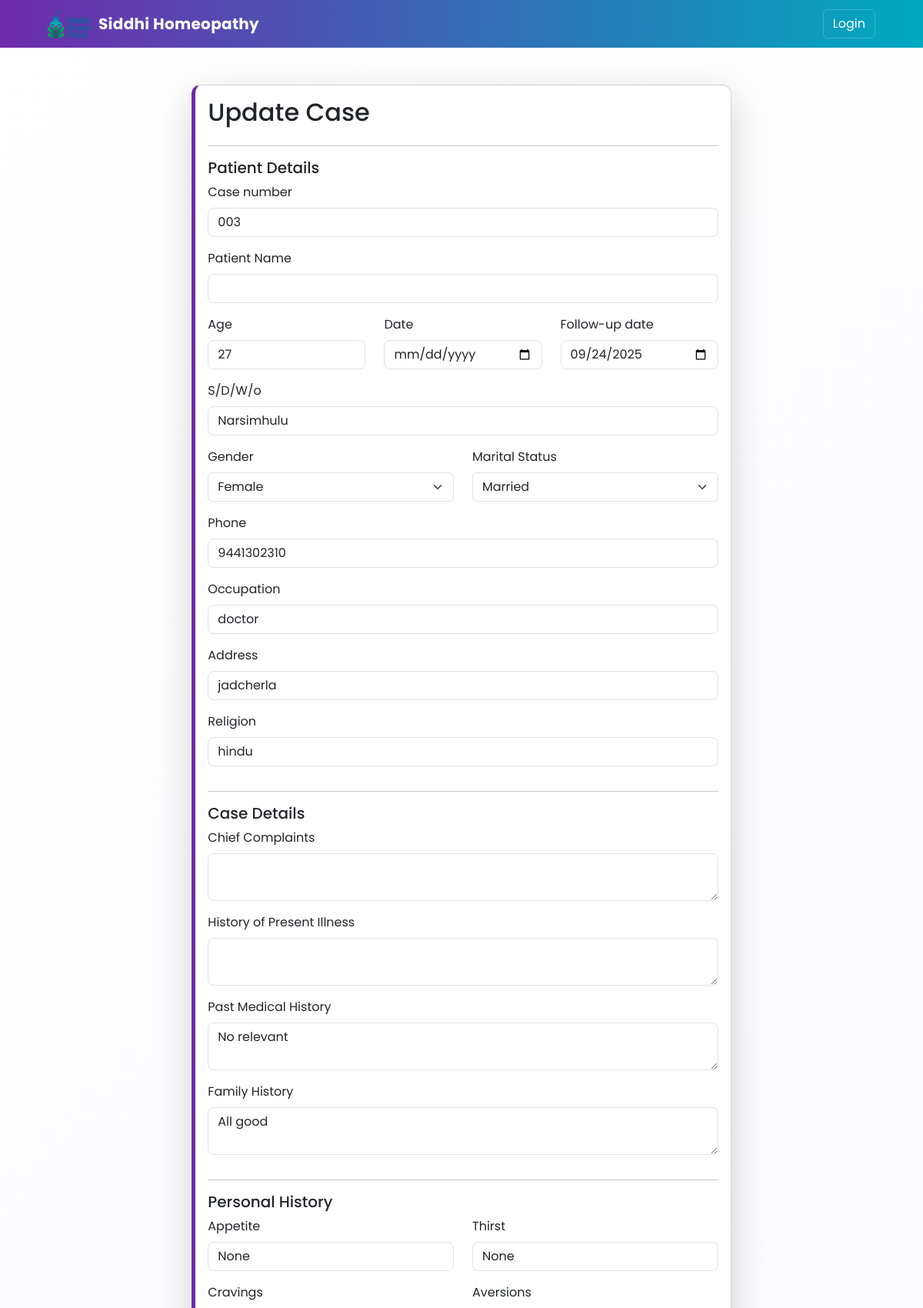
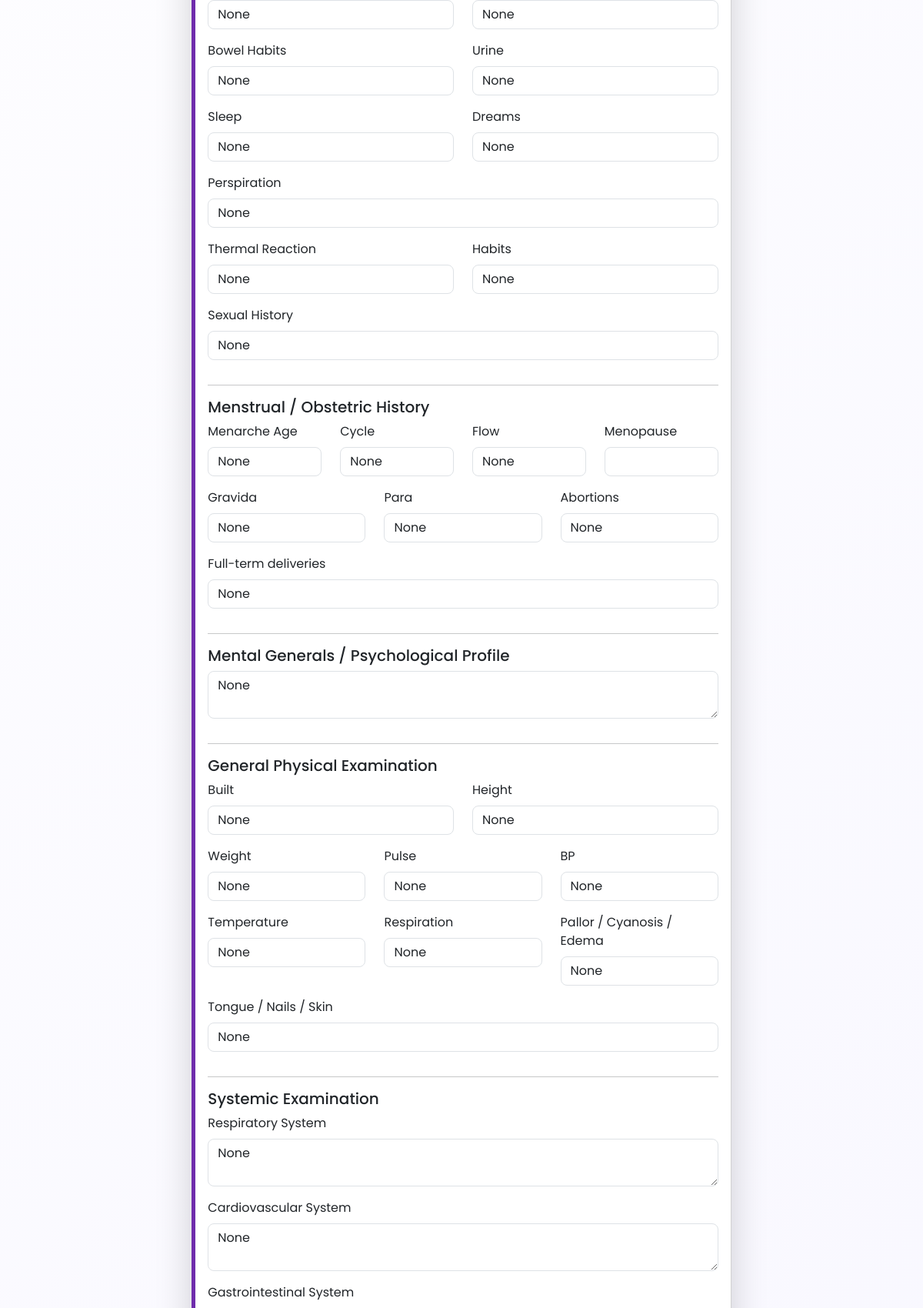
Screenshot of /update_receipe/11/ (upper part) with the database file from the repository (2 pictures, top to bottom).
### home/models.py (models this page shows)
class Receipe(models.Model):
    User = models.ForeignKey(User , on_delete=models.SET_NULL , null=True, blank=True)
    case_number = models.CharField(max_length=100, null=True, blank=True)
    receipe_name = models.CharField(max_length=100, null=True, blank=True)
    relation = models.CharField(max_length=100, null=True, blank=True)
    gender = models.CharField(max_length=100, null=True, blank=True)
    status = models.CharField(max_length=100, null=True, blank=True)
    phone = models.CharField(max_length=100, null=True, blank=True)
    religion = models.CharField(max_length=100, null=True, blank=True)
    occupation = models.CharField(max_length=100, null=True, blank=True)
    address = models.TextField(null=True, blank=True)
    medical_history = models.TextField(null=True, blank=True)
    family_history = models.TextField(null=True, blank=True)
    investigation = models.TextField(null=True, blank=True)
    receipe_description = models.TextField(null=True, blank=True)
    receipe_image = models.ImageField(upload_to="receipe", null=True, blank=True)
    age = models.IntegerField(null=True, blank=True)
    date = models.DateField(null=True, blank=True)
    follow_up_date = models.DateField(null=True, blank=True)
    appetite = models.TextField(null=True, blank=True)
    thirst = models.TextField(null=True, blank=True)
    cravings = models.TextField(null=True, blank=True)
    aversions = models.TextField(null=True, blank=True)
    bowel_habits = models.TextField(null=True, blank=True)
    urine = models.TextField(null=True, blank=True)
    sleep = models.TextField(null=True, blank=True)
    dreams = models.TextField(null=True, blank=True)
    perspiration = models.TextField(null=True, blank=True)
    thermal_reaction = models.CharField(max_length=50, null=True, blank=True)
    habits = models.TextField(null=True, blank=True)
    sexual_history = models.TextField(null=True, blank=True)
    menarche_age = models.CharField(max_length=50, null=True, blank=True)
    cycle = models.CharField(max_length=100, null=True, blank=True)
    flow = models.CharField(max_length=200, null=True, blank=True)
    menopause = models.CharField(max_length=100, null=True, blank=True)
    obstetric_history = models.TextField(null=True, blank=True)
    gravida = models.CharField(max_length=20, null=True, blank=True)
    para = models.CharField(max_length=20, null=True, blank=True)
    abortions = models.CharField(max_length=20, null=True, blank=True)
    full_term_deliveries = models.CharField(max_length=20, null=True, blank=True)
    mental_generals = models.TextField(null=True, blank=True)
    built = models.CharField(max_length=100, null=True, blank=True)
    height = models.CharField(max_length=50, null=True, blank=True)
    weight = models.CharField(max_length=50, null=True, blank=True)
    pulse = models.CharField(max_length=50, null=True, blank=True)
    bp = models.CharField(max_length=50, null=True, blank=True)
    temperature = models.CharField(max_length=50, null=True, blank=True)
    respiration = models.CharField(max_length=50, null=True, blank=True)
    pallor_cyanosis_edema = models.TextField(null=True, blank=True)
    tongue_nails_skin = models.TextField(null=True, blank=True)
    respiratory_system = models.TextField(null=True, blank=True)
    cardiovascular_system = models.TextField(null=True, blank=True)
    gastrointestinal_system = models.TextField(null=True, blank=True)
    genitourinary_system = models.TextField(null=True, blank=True)
    nervous_system = models.TextField(null=True, blank=True)
    locomotor_system = models.TextField(null=True, blank=True)
    allopathic_diagnosis = models.TextField(null=True, blank=True)
    miasmatic_diagnosis = models.CharField(max_length=100, null=True, blank=True)
    totality_of_symptoms = models.TextField(null=True, blank=True)
    repertorization = models.TextField(null=True, blank=True)
    chosen_remedy = models.CharField(max_length=200, null=True, blank=True)
    potency = models.CharField(max_length=50, null=True, blank=True)
    repetition = models.CharField(max_length=100, null=True, blank=True)
    basis_of_prescription = models.TextField(null=True, blank=True)

### home/views.py (the view, shortened to what this page needs)
# urls.py: path('update_receipe/<id>/', update_receipe, name="update_receipe"),
def update_receipe(request, id):
    queryset = Receipe.objects.get(id=id)
    context = {"receipe": queryset}
    response = render(request, "home/update_receipes.html", context)
    response['Cache-Control'] = 'no-store, no-cache, must-revalidate, max-age=0'
    response['Pragma'] = 'no-cache'
    response['Expires'] = '0'
    return response

### home/templates/home/update_receipes.html (shortened to what this page needs)
{% extends "base.html" %}
{% block start %}
<div class="container mt-5">
  <form class="col-8 mx-auto card p-3 shadow-lg card-accent" method="post" enctype="multipart/form-data">
    <h2>Update Case</h2>
    <hr>
    <h5>Patient Details</h5>
    <div class="mb-3">
      <label class="form-label">Case number</label>
      <input name="case_number" value="{{ receipe.case_number }}" type="text" class="form-control" required>
    </div>
    <div class="mb-3">
      <label class="form-label">Patient Name</label>
      <input name="name" value="{{ receipe.name }}" type="text" class="form-control" required>
    </div>
    <div class="row">
      <div class="mb-3 col-md-4">
        <label class="form-label">Age</label>
        <input name="age" value="{{ receipe.age }}" type="number" class="form-control" required>
      </div>
      <div class="mb-3 col-md-4">
        <label class="form-label">Date</label>
        <input name="date" value="{{ receipe.date|date:'Y-m-d' }}" type="date" class="form-control">
      </div>
      <div class="mb-3 col-md-4">
        <label class="form-label">Follow-up date</label>
        <input name="follow_up_date" value="{{ receipe.follow_up_date|date:'Y-m-d' }}" type="date" class="form-control">
      </div>
    </div>
    <div class="mb-3">
      <label class="form-label">S/D/W/o</label>
      <input name="relation" value="{{ receipe.relation }}" type="text" class="form-control">
    </div>
    <div class="row">
      <div class="mb-3 col-md-6">
        <label class="form-label">Gender</label>
        <select name="gender" class="form-select">
          <option value="Female" {% if receipe.gender == 'Female' %}selected{% endif %}>Female</option>
        </select>
      </div>
      <div class="mb-3 col-md-6">
        <label class="form-label">Marital Status</label>
        <select name="status" class="form-select">
          <option value="Married" {% if receipe.status == 'Married' %}selected{% endif %}>Married</option>
        </select>
      </div>
    </div>
    <div class="mb-3">
      <label class="form-label">Phone</label>
      <input name="phone" value="{{ receipe.phone }}" type="tel" pattern="[0-9]{10}" class="form-control" required>
    </div>
    <div class="mb-3">
      <label class="form-label">Occupation</label>
      <input name="occupation" value="{{ receipe.occupation }}" type="text" class="form-control">
    </div>
    <div class="mb-3">
      <label class="form-label">Address</label>
      <input name="address" value="{{ receipe.address }}" type="text" class="form-control">
    </div>
    <div class="mb-3">
      <label class="form-label">Religion</label>
      <input name="religion" value="{{ receipe.religion }}" type="text" class="form-control">
    </div>
    <hr>
    <h5>Case Details</h5>
    <div class="mb-3">
      <label class="form-label">Chief Complaints</label>
      <textarea name="chief_complaints" class="form-control">{{ receipe.chief_complaints }}</textarea>
    </div>
    <div class="mb-3">
      <label class="form-label">History of Present Illness</label>
      <textarea name="present_illness" class="form-control">{{ receipe.present_illness }}</textarea>
    </div>
    <div class="mb-3">
      <label class="form-label">Past Medical History</label>
      <textarea name="medical_history" class="form-control">{{ receipe.medical_history }}</textarea>
    </div>
    <div class="mb-3">
      <label class="form-label">Family History</label>
      <textarea name="family_history" class="form-control">{{ receipe.family_history }}</textarea>
    </div>
    <hr>
    <h5>Personal History</h5>
    <div class="row">
      <div class="mb-3 col-md-6">
        <label class="form-label">Appetite</label>
        <input name="appetite" value="{{ receipe.appetite }}" type="text" class="form-control">
      </div>
      <div class="mb-3 col-md-6">
        <label class="form-label">Thirst</label>
        <input name="thirst" value="{{ receipe.thirst }}" type="text" class="form-control">
      </div>
    </div>
    <div class="row">
      <div class="mb-3 col-md-6">
        <label class="form-label">Cravings</label>
        <input name="cravings" value="{{ receipe.cravings }}" type="text" class="form-control">
      </div>
      <div class="mb-3 col-md-6">
        <label class="form-label">Aversions</label>
        <input name="aversions" value="{{ receipe.aversions }}" type="text" class="form-control">
      </div>
    </div>
    <div class="row">
      <div class="mb-3 col-md-6">
        <label class="form-label">Bowel Habits</label>
        <input name="bowel_habits" value="{{ receipe.bowel_habits }}" type="text" class="form-control">
      </div>
      <div class="mb-3 col-md-6">
        <label class="form-label">Urine</label>
        <input name="urine" value="{{ receipe.urine }}" type="text" class="form-control">
      </div>
    </div>
    <div class="row">
      <div class="mb-3 col-md-6">
        <label class="form-label">Sleep</label>
        <input name="sleep" value="{{ receipe.sleep }}" type="text" class="form-control">
      </div>
      <div class="mb-3 col-md-6">
        <label class="form-label">Dreams</label>
        <input name="dreams" value="{{ receipe.dreams }}" type="text" class="form-control">
      </div>
    </div>
    <div class="mb-3">
      <label class="form-label">Perspiration</label>
      <input name="perspiration" value="{{ receipe.perspiration }}" type="text" class="form-control">
    </div>
    <div class="row">
      <div class="mb-3 col-md-6">
        <label class="form-label">Thermal Reaction</label>
        <input name="thermal_reaction" value="{{ receipe.thermal_reaction }}" type="text" class="form-control">
      </div>
      <div class="mb-3 col-md-6">
        <label class="form-label">Habits</label>
        <input name="habits" value="{{ receipe.habits }}" type="text" class="form-control">
      </div>
    </div>
    <div class="mb-3">
      <label class="form-label">Sexual History</label>
      <input name="sexual_history" value="{{ receipe.sexual_history }}" type="text" class="form-control">
    </div>
    <hr>
    <h5>Menstrual / Obstetric History</h5>
    <div class="row">
      <div class="mb-3 col-md-3">
        <label class="form-label">Menarche Age</label>
        <input name="menarche_age" value="{{ receipe.menarche_age }}" type="text" class="form-control">
      </div>
      <div class="mb-3 col-md-3">
        <label class="form-label">Cycle</label>
        <input name="cycle" value="{{ receipe.cycle }}" type="text" class="form-control">
      </div>
      <div class="mb-3 col-md-3">
        <label class="form-label">Flow</label>
        <input name="flow" value="{{ receipe.flow }}" type="text" class="form-control">
      </div>
      <div class="mb-3 col-md-3">
        <label class="form-label">Menopause</label>
        <input name="menopause" value="{{ receipe.menopause }}" type="text" class="form-control">
      </div>
    </div>
    <div class="row">
      <div class="mb-3 col-md-4">
        <label class="form-label">Gravida</label>
        <input name="gravida" value="{{ receipe.gravida }}" type="text" class="form-control">
      </div>
      <div class="mb-3 col-md-4">
        <label class="form-label">Para</label>
        <input name="para" value="{{ receipe.para }}" type="text" class="form-control">
      </div>
      <div class="mb-3 col-md-4">
        <label class="form-label">Abortions</label>
        <input name="abortions" value="{{ receipe.abortions }}" type="text" class="form-control">
      </div>
    </div>
    <div class="mb-3">
      <label class="form-label">Full-term deliveries</label>
      <input name="full_term_deliveries" value="{{ receipe.full_term_deliveries }}" type="text" class="form-control">
    </div>
    <hr>
    <h5>Mental Generals / Psychological Profile</h5>
    <div class="mb-3">
      <textarea name="mental_generals" class="form-control">{{ receipe.mental_generals }}</textarea>
    </div>
    <hr>
    <h5>General Physical Examination</h5>
    <div class="row">
      <div class="mb-3 col-md-6">
        <label class="form-label">Built</label>
        <input name="built" value="{{ receipe.built }}" type="text" class="form-control">
      </div>
      <div class="mb-3 col-md-6">
        <label class="form-label">Height</label>
        <input name="height" value="{{ receipe.height }}" type="text" class="form-control">
      </div>
    </div>
        <div class="row">
      <div class="mb-3 col-md-4">
        <label class="form-label">Weight</label>
        <input name="weight" value="{{ receipe.weight }}" type="text" class="form-control">
      </div>
      <div class="mb-3 col-md-4">
        <label class="form-label">Pulse</label>
        <input name="pulse" value="{{ receipe.pulse }}" type="text" class="form-control">
      </div>
      <div class="mb-3 col-md-4">
        <label class="form-label">BP</label>
        <input name="bp" value="{{ receipe.bp }}" type="text" class="form-control">
      </div>
    </div>
    <div class="row">
      <div class="mb-3 col-md-4">
        <label class="form-label">Temperature</label>
        <input name="temperature" value="{{ receipe.temperature }}" type="text" class="form-control">
      </div>
      <div class="mb-3 col-md-4">
        <label class="form-label">Respiration</label>
        <input name="respiration" value="{{ receipe.respiration }}" type="text" class="form-control">
      </div>
      <div class="mb-3 col-md-4">
        <label class="form-label">Pallor / Cyanosis / Edema</label>
        <input name="pallor_cyanosis_edema" value="{{ receipe.pallor_cyanosis_edema }}" type="text" class="form-control">
      </div>
    </div>
    <div class="mb-3">
      <label class="form-label">Tongue / Nails / Skin</label>
      <input name="tongue_nails_skin" value="{{ receipe.tongue_nails_skin }}" type="text" class="form-control">
    </div>
    <hr>
    <h5>Systemic Examination</h5>
    <div class="mb-3">
      <label class="form-label">Respiratory System</label>
      <textarea name="respiratory_system" class="form-control">{{ receipe.respiratory_system }}</textarea>
    </div>
    <div class="mb-3">
      <label class="form-label">Cardiovascular System</label>
      <textarea name="cardiovascular_system" class="form-control">{{ receipe.cardiovascular_system }}</textarea>
    </div>
    <div class="mb-3">
      <label class="form-label">Gastrointestinal System</label>
    </div>
  </form>
  <div aria-live="polite" aria-atomic="true" class="position-fixed top-0 end-0 p-3" style="z-index:1080">
  </div>
</div>
{% endblock %}

### home/static/home/css/style.css (style rules this page uses)
:root { --brand-1: #6F2CAC; --brand-2: #00A9C1; --accent: #FF8A33; --muted:#6c757d; --bg-1: linear-gradient(135deg, #fff 0%, #f7f6ff 100%); }
body { font-family: 'Poppins', system-ui, -apple-system, "Segoe UI", Roboto, Arial; background: var(--bg-1); color: #222; -webkit-font-smoothing:antialiased; }
.container { max-width: 1100px }
.card { border-radius: 12px; box-shadow: 0 10px 30px rgba(16,24,40,0.06); }
.card-accent { border-left: 5px solid var(--brand-1); }
.form-control { border-radius: 8px; }
.card, .btn, .table { animation: floatUp .28s ease both }

### rows the page displays
Receipe: case_number "003", age "27", follow_up_date "09/24/2025", relation "Narsimhulu", gender "Female", status "Married", phone "9441302310", occupation "doctor", address "jadcherla", religion "hindu", medical_history "No relevant", family_history "All good", appetite "None", thirst "None", cravings "None", aversions "None", bowel_habits "None", urine "None", sleep "None", dreams "None", perspiration "None", thermal_reaction "None", habits "None", sexual_history "None", menarche_age "None", cycle "None", flow "None", gravida "None", para "None", abortions "None", full_term_deliveries "None", mental_generals "None", built "None", height "None", weight "None", pulse "None", bp "None", temperature "None", respiration "None", pallor_cyanosis_edema "None", tongue_nails_skin "None", respiratory_system "None", cardiovascular_system "None"
